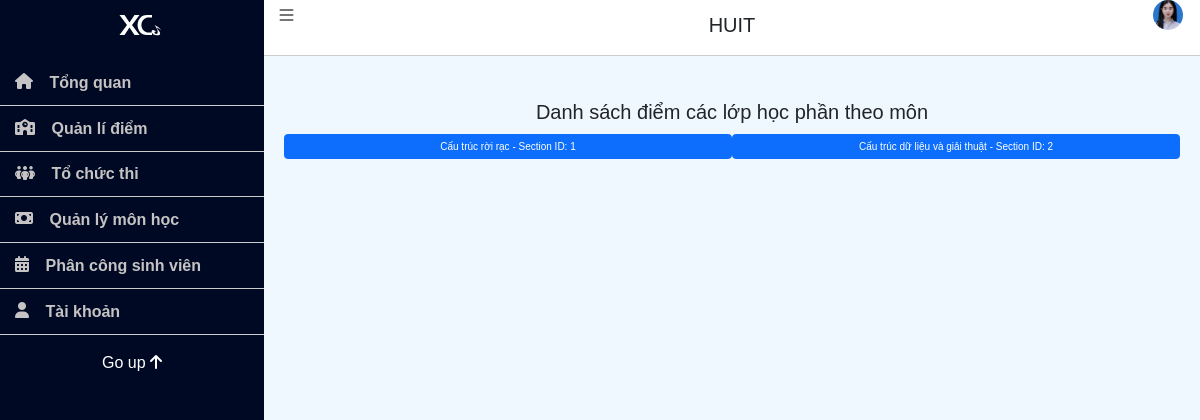
Screenshot of /Admin/index.php?page=managemenGrade (signed in) with the database file from the repository.
### tables this page shows
CREATE TABLE `images` (
  `ImageID` int NOT NULL,
  `Urls` text,
  `Comments` text,
  `UserID` int DEFAULT NULL
);

CREATE TABLE `subjects_section` (
  `SectionID` int NOT NULL,
  `StartDate` date DEFAULT NULL,
  `EndDate` date DEFAULT NULL,
  `Schedule` text,
  `SubjectID` int DEFAULT NULL,
  `Semester` int NOT NULL
);

CREATE TABLE `subjects` (
  `SubjectID` int NOT NULL,
  `SubjectName` text,
  `NumOfCredits` int DEFAULT NULL
);

### Library/Db.class.php (called while the page is built, shortened)
<?php
class Db
{
    public  $conn = null;
    function __construct()
    {
        try {
            $this->conn = new PDO('mysql:host=' . HOST_DB . ';dbname=' . DB, USER_DB, PASS_DB);
            $this->conn->query('set names utf8');
        } catch (PDOException $e) {
            echo 'ERROR';
            exit;
        }
    }
    function selectQuery($sql, $arr = array())
    {
        $stm = $this->conn->prepare($sql);
        $stm->execute($arr);
        return $stm->fetchAll(PDO::FETCH_ASSOC);
    }
}

### Model/User.php (called while the page is built, shortened)
<?php
class User extends Db{
    public function getUserById($userId) {
        $sql = "SELECT users.*, i.Urls AS ImageURL
                FROM users
                INNER JOIN images i ON users.UserID = i.UserID
                WHERE users.UserID = :userId";
        $params = array(':userId' => $userId);
        return $this->selectQuery($sql, $params);
    }
}
?>

### Model/SubjectSection.php (called while the page is built, shortened)
<?php
class SubjectSection extends Db {
    public function getAllSection() {
        $sql = "SELECT ss.*, s.SubjectName
                FROM subjects_section ss
                INNER JOIN subjects_section_detail ssd ON ss.SectionID = ssd.SectionID
                INNER JOIN subjects s ON ss.SubjectID = s.SubjectID";
        return $this->selectQuery($sql);
    }
}
?>

### Admin/pages/managemenGrade.php (the view, shortened to what this page needs)
<?php
require_once '../Model/SubjectSection.php';
$sectionObj = new SubjectSection();
$sections = $sectionObj->getAllSection();
?>
<div class="container mt-5">
    <h2 class="text-center">Danh sách điểm các lớp học phần theo môn</h2>
    <div class="row mt-3">
        <?php foreach ($sections as $section) : ?>
            <div class="col-6 mb-3">
                <button class="btn btn-primary btn-block" style="width: 100%;" data-toggle="modal" data-target="#modal-<?php echo $section['SectionID']; ?>">
                    <?php echo htmlspecialchars($section['SubjectName']); ?> - Section ID: <?php echo htmlspecialchars($section['SectionID']); ?>
                </button>
            </div>
        <?php endforeach; ?>
    </div>
</div>

### Admin/includes/header.php (shortened to what this page needs)
<?php
    include_once '../Model/User.php';
    $userController = new User();
    $employee = $userController->getUserById($_SESSION['UserID']);
?>
<!DOCTYPE html>
<html lang="en">
<head>
    <link href="https://cdn.jsdelivr.net/npm/bootstrap@5.3.3/dist/css/bootstrap.min.css" rel="stylesheet">
    <link rel="stylesheet" href="https://cdn.datatables.net/2.0.7/css/dataTables.dataTables.min.css">
    <link rel="stylesheet" href="./css/admin_site.css">
</head>
<header>
    <div class="fixed-header position-fixed">
        <div class="row justify-content-center">
            <div class="header-left col-2">
                <button class="btn" id="sidebar-toggle" type="button">
                    <i class="fa-solid fa-bars"></i>
                </button>
            </div>
            <div class="header-center col-8">
                <h2 class="header-title">HUIT</h2>
            </div>
            <div class="header-right col-2">
                <div class="avt-img">
                    <a href="#" data-bs-toggle="offcanvas" data-bs-target="#account-display" aria-controls="account-display">
                        <img src="../img/<?php echo $employee[0]['ImageURL']; ?>" alt="User Name">
                    </a>
                </div>
            </div>
        </div>
    </div>
</header>

### Admin/css/admin_site.css (style rules this page uses)
* { margin: 0; padding: 0; box-sizing: border-box; }
html { font-size: 62.5%; }
a { text-decoration: none; color: inherit; }
button, input[type="button"], input[type="submit"] { border: none; background: none; cursor: pointer; padding: 0; }
img, video, iframe, embed { max-width: 100%; height: auto; }
#sidebar-toggle { color: black; fill: #757575; background-color: transparent; padding: 0.6rem; padding-bottom: 0.4rem; margin-left: 16px; }
#sidebar-toggle i { color: #757575; font-size: 1.6rem; }
.fixed-header { z-index: 999; width: 100%; padding-right: 264px; border-bottom: 1px solid #cccccc; background-color: white; }
header { width: 100%; line-height: 5rem; margin: 0 !important; height: 5rem; background-color: white; }
.row > * { padding: 0; }
.header-center { text-align: center; line-height: 5rem; }
.header-title { line-height: 5rem; }
.header-right { text-align: right; padding-right: 24px; }
.avt-img { padding: 0; width: 3rem; float: right; overflow: hidden; }
.avt-img img { width: 3rem; height: 3rem; object-fit: cover; border-radius: 50%; }

### rows the page displays
images: Urls (picture)
subjects_section: SubjectID.SubjectName "Cấu trúc rời rạc", SectionID "1"
subjects_section: SubjectID.SubjectName "Cấu trúc dữ liệu và giải thuật", SectionID "2"
